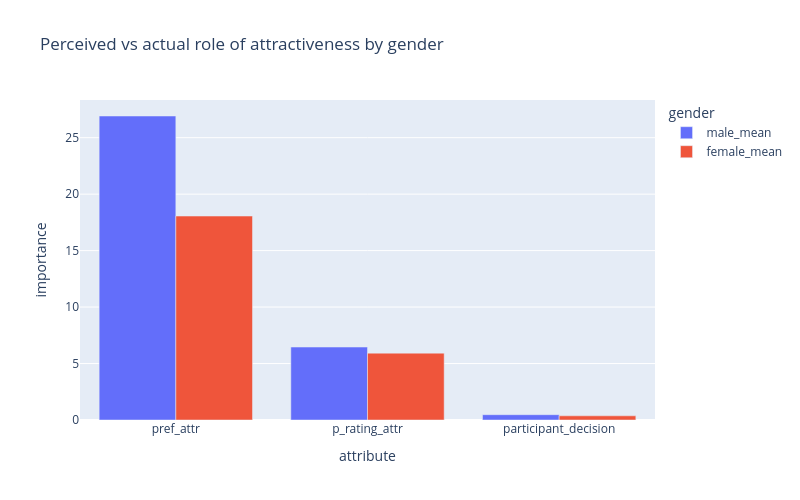

Notebook code cell kept with this figure:
### Code cell
px.bar(
    df_attr, 
    x="attribute", 
    y="importance",
    color="gender",
    barmode="group",
    title="Perceived vs actual role of attractiveness by gender")

### Figure 1 — Plotly figure (JSON) as saved in the notebook; plotly's stock layout.template omitted (floating-point values rounded to 4 significant figures)
{"data": [{"alignmentgroup": "True", "hovertemplate": "gender=male_mean<br>attribute=%{x}<br>importance=%{y}<extra></extra>", "legendgroup": "male_mean", "marker": {"color": "#636efa", "pattern": {"shape": ""}}, "name": "male_mean", "offsetgroup": "male_mean", "orientation": "v", "showlegend": true, "textposition": "auto", "type": "bar", "x": ["pref_attr", "p_rating_attr", "participant_decision"], "xaxis": "x", "y": [26.92, 6.46, 0.47], "yaxis": "y"}, {"alignmentgroup": "True", "hovertemplate": "gender=female_mean<br>attribute=%{x}<br>importance=%{y}<extra></extra>", "legendgroup": "female_mean", "marker": {"color": "#EF553B", "pattern": {"shape": ""}}, "name": "female_mean", "offsetgroup": "female_mean", "orientation": "v", "showlegend": true, "textposition": "auto", "type": "bar", "x": ["pref_attr", "p_rating_attr", "participant_decision"], "xaxis": "x", "y": [18.06, 5.92, 0.37], "yaxis": "y"}], "layout": {"barmode": "group", "height": 500, "legend": {"title": {"text": "gender"}, "tracegroupgap": 0}, "title": {"text": "Perceived vs actual role of attractiveness by gender"}, "width": 800, "xaxis": {"anchor": "y", "domain": [0, 1], "title": {"text": "attribute"}}, "yaxis": {"anchor": "x", "domain": [0, 1], "title": {"text": "importance"}}}}
